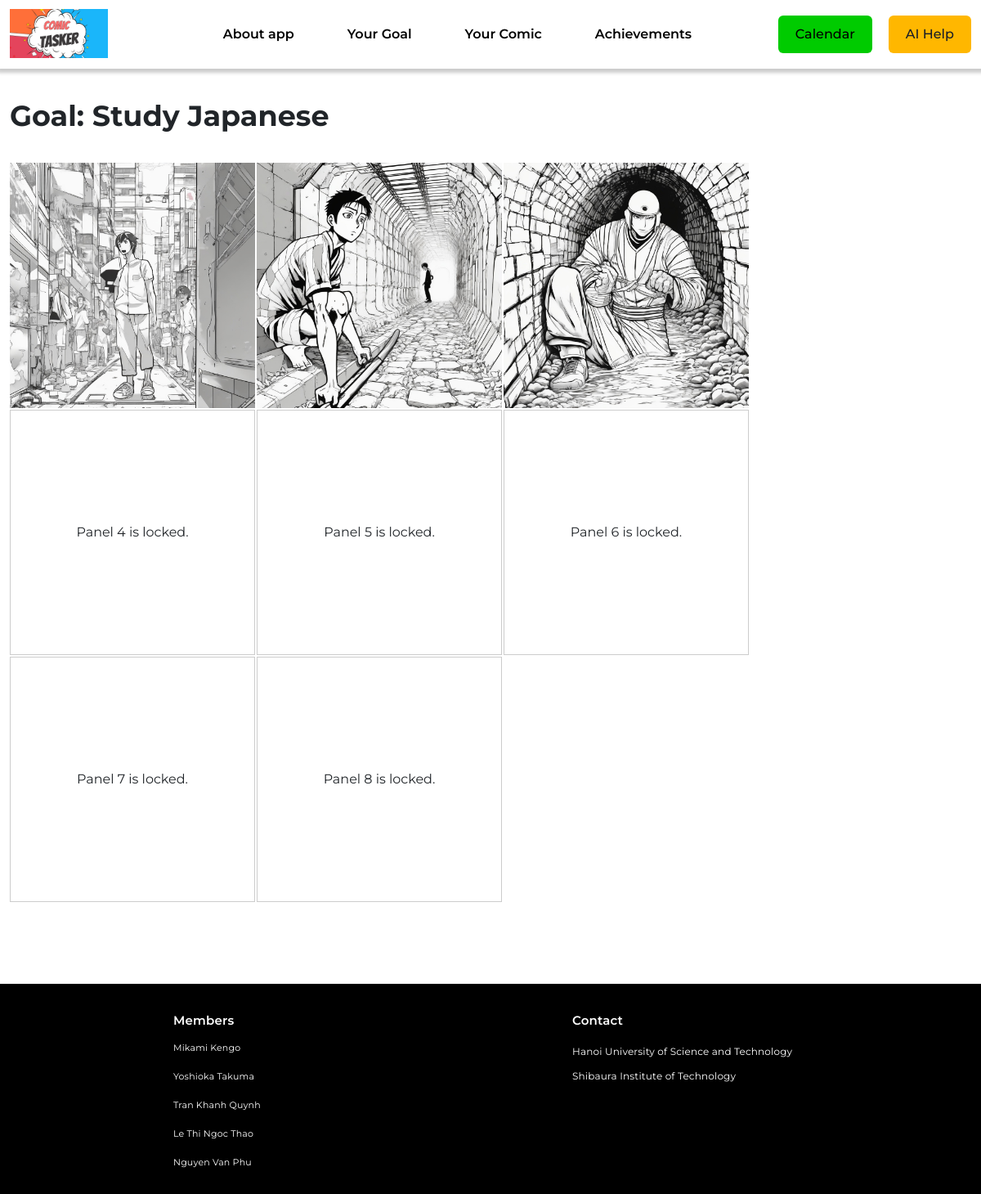
Page /view-comic/26/ on the earlier database version.
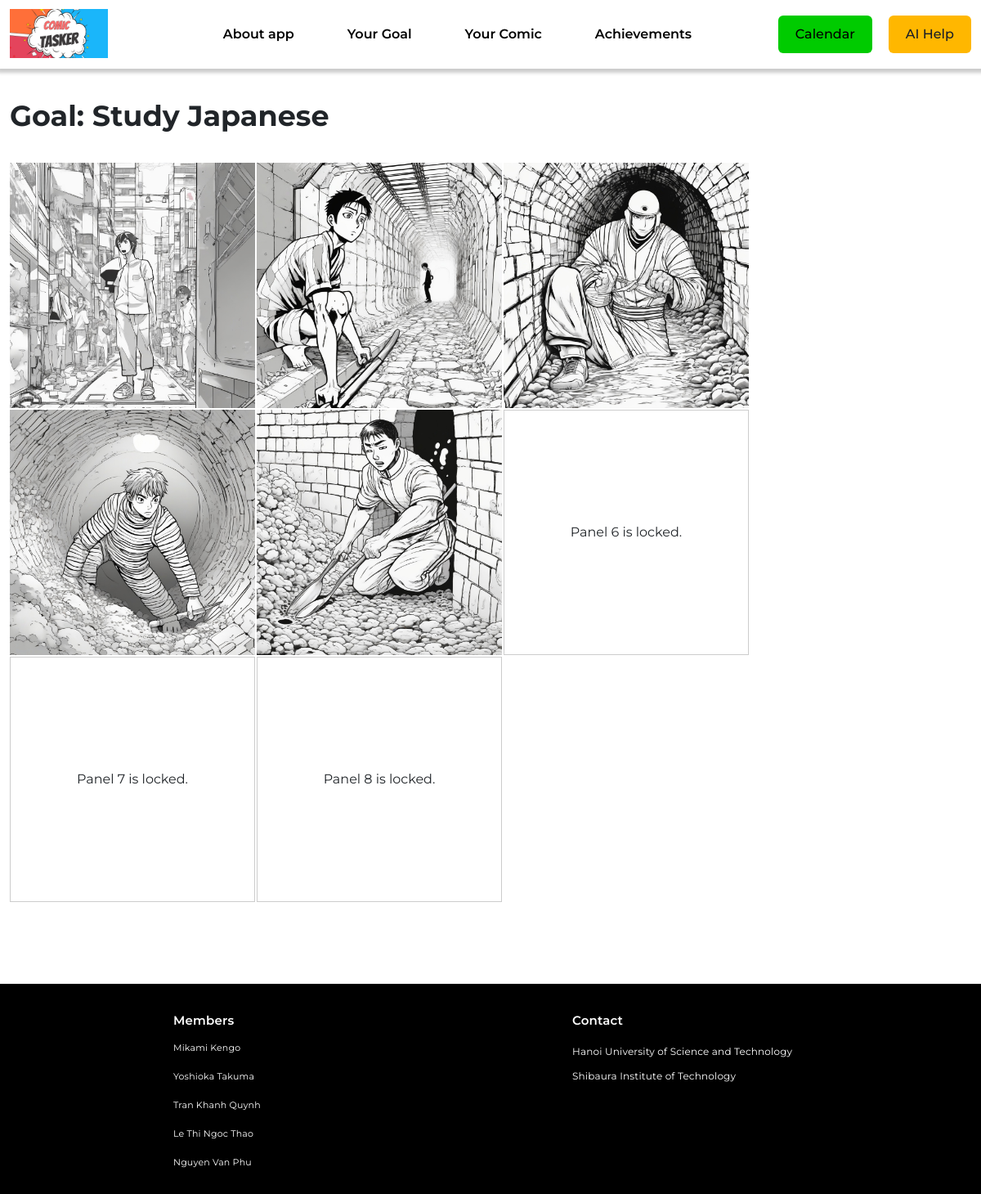
Same page on the later database version.
### goal/models.py (models this page shows, shortened)
class Goal(models.Model):
    goal_name = models.CharField(max_length=255)
    start_day = models.DateField()
    finish_day = models.DateField()
    number_of_task = models.IntegerField()
    ai_response = models.TextField(null=True, blank=True)

### comic/models.py (models this page shows, shortened)
class Panel(models.Model):
    comic = models.ForeignKey(Comic, on_delete=models.CASCADE, related_name='panels')
    image = models.ImageField(upload_to=get_comic_image_path)
    panel_number = models.IntegerField()
    unlocked=models.BooleanField(default=False)

### comic/views.py (the view)
# urls.py: path('view-comic/<int:goal_id>/', view_comic, name='view_comic'),
def view_comic(request, goal_id):
    goal = get_object_or_404(Goal, id=goal_id)
    comic = get_object_or_404(Comic, goal_id=goal)
    panels = comic.panels.all()
    return render(request, 'view_comic.html', {'comic': comic, 'panels': panels, 'goal': goal})

### comic/templates/view_comic.html (shortened to what this page needs)
{% load static %}
<!DOCTYPE html>
<html lang="en">
    <head>
        <link
            href="https://cdn.jsdelivr.net/npm/bootstrap@5.3.3/dist/css/bootstrap.min.css"
            rel="stylesheet"
        />
        <link href="{% static 'app/css/reset.css' %}" rel="stylesheet" />
        <link href="{% static 'app/css/styles.css' %}" rel="stylesheet" />
        <link href="{% static 'app/css/header.css' %}" rel="stylesheet" />
        <link href="{% static 'app/css/buttons.css' %}" rel="stylesheet" />
        <link href="{% static 'app/css/footer.css' %}" rel="stylesheet" />
    </head>
    <body>
        <header id="header" class="header">
            {% include 'app/header.html' %}
        </header>
        <h1 class="container title">Goal: {{ goal.goal_name }}</h1>
        <div class="container">
            <div class="comic">
                {% for panel in panels %} {% if panel.unlocked %}
                <img
                    src="{{ panel.image.url }}"
                    alt="Panel {{ forloop.counter }}"
                    class="panel"
                />
                {% else %}
                <p class="is_locked">
                    Panel {{ forloop.counter }} is locked.<br />
                </p>
                {% endif %} {% endfor %}
            </div>
        </div>
        <footer id="footer" class="footer footer-space">
            {% include 'app/footer.html' %}
        </footer>
    </body>
</html>

### app/templates/app/header.html (shortened to what this page needs)
 {% load static %}
<div class="container">
    <div class="top-bar">
        <a href="/" class="logo">
            <img
                src="{% static 'app/img/only-text.png' %}"
                alt="Logo"
                class="logo__img"
            />
        </a>
        <nav class="navbar">
            <ul class="navbar__list">
                <li class="navbar__item">
                    <a href="/" class="navbar__link">About app</a>
                </li>
                <li class="navbar__item">
                    <a href="{% url 'list_goals' %}" class="navbar__link"
                        >Your Goal</a
                    >
                </li>
                <li class="navbar__item">
                    <a href="{% url 'list_goals' %}" class="navbar__link"
                        >Your Comic</a
                    >
                </li>
                <li class="navbar__item">
                    <a href="#add-new" class="navbar__link">Achievements</a>
                </li>
            </ul>
        </nav>
        <div class="top-act">
            <a
                href="{% url 'calendar' %}"
                class="btn btn--calendar"
                style="font-size: 16px"
                >Calendar</a
            >
            <a
                href="{% url 'create_goal' %}"
                class="btn btn--primary"
                style="font-size: 16px"
                >AI Help</a
            >
        </div>
    </div>
</div>

### app/templates/app/footer.html
<div class="footer">
    <div class="container">
        <div class="footer__column">
            <div class="footer__column-heading">Members</div>
            <ul class="footer__column-items">
                <li><a href="#!">Mikami Kengo</a></li>
                <li><a href="#!">Yoshioka Takuma</a></li>
                <li><a href="#!">Tran Khanh Quynh</a></li>
                <li><a href="#!">Le Thi Ngoc Thao</a></li>
                <li><a href="#!">Nguyen Van Phu</a></li>
            </ul>
        </div>
        <div class="footer__column">
            <div class="footer__column-heading">Contact</div>
            <div class="footer__address">
                <p>Hanoi University of Science and Technology</p>
                <p>Shibaura Institute of Technology</p>
            </div>
        </div>
    </div>
</div>

### app/static/app/css/styles.css (style rules this page uses)
* { box-sizing: border-box; }
:root { --primary-color: #0f1b4c; }
html, body { scroll-behavior: smooth; }
body { font-family: "Montserrat", sans-serif; }
.container { max-width: 1250px; }
.title { font-size: 35px; font-weight: 700; margin-top: 40px; margin-bottom: 40px; }
.comic { display: flex; flex-wrap: wrap; gap: 2px; }
.panel { width: 300px; height: 300px; object-fit: cover; }
.is_locked { width: 300px; height: 300px; border: 1px solid #ccc; display: flex; align-items: center; justify-content: center; gap: 2px; }

### app/static/app/css/header.css (style rules this page uses)
.header { position: sticky; top: -8px; z-index: 5; background-color: #fff; box-shadow: 0.5px 0.5px 4px 4px #ccc; }
.top-bar { display: flex; align-items: center; position: relative; padding: 10px 0; justify-content: space-between; }
.logo__img { margin-top: 1px; width: 120px; height: 60px; object-fit: cover; }
.top-act__group, .top-act, .navbar__list, .top-bar { display: flex; align-items: center; }
.navbar__link { padding: 0 15px 0 15px; color: black; font-size: 16px; font-weight: 600; text-decoration: none; }
.navbar__link:first-of-type { margin-left: 35px; }

### app/static/app/css/buttons.css (style rules this page uses)
.btn { display: flex; align-items: center; justify-content: center; gap: 10px; height: 46px; padding: 0 20px; border-radius: 6px; background: #f8f8fb; font-size: 1.5rem; font-weight: 500; white-space: nowrap; user-select: none; }
.btn + .btn:not(.btn--no-margin) { margin-left: 20px; }
.btn--primary { color: #171c28; background: #ffb700; font-size: 16px; }
.btn--calendar { color: #000; background: rgb(0, 203, 0); }

### app/static/app/css/footer.css (style rules this page uses)
.footer { bottom: 0; width: 100%; height: 250px; background-color: #000; display: flex; justify-content: space-around; align-items: flex-start; flex-wrap: wrap; padding: 30px 0; box-sizing: border-box; }
.footer__column { flex: 1; width: 100px; color: #fff; letter-spacing: 0.005cm; }
.footer__column:first-of-type { margin-left: 200px; }
.footer__column-heading { font-weight: 600; font-size: 15px; margin-bottom: 16px; }
.footer__column-items a { color: #fff; line-height: 20px; font-size: 11px; }
.footer__column-items li { margin: 15px 0; }
.footer__address p { font-size: 12px; letter-spacing: 0.005cm; line-height: 2.5; }
.footer .container { display: flex; justify-content: center; }
a { text-decoration: none; }
.footer-space { margin-top: 100px; padding: 7px 0; }

Differences in the rows shown:
changed Panel (number 4 of 8 on the later page): image: picture added; no longer shows "Panel is locked."
changed Panel (number 5 of 8 on the later page): image: picture added; no longer shows "Panel is locked."
